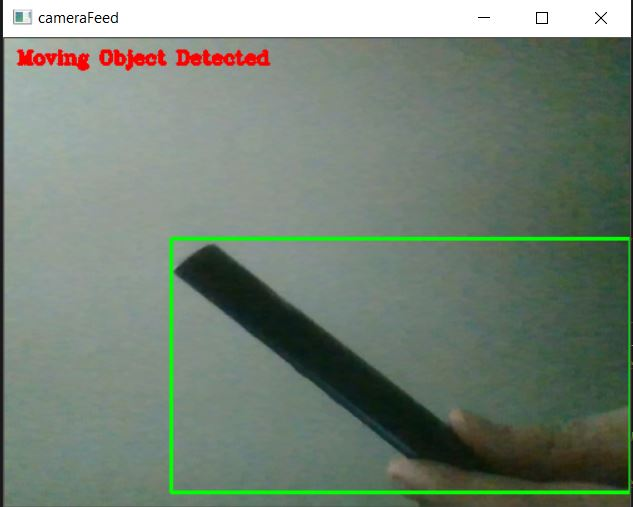
#> input picture MovingObjDet.JPG, 633 x 507 px, given in place of the camera
$ python Main.py.py
#> lines starting #> are read from the running program, lines starting #| are printed output that depends on the picture
import cv2
import time
import imutils

cam = cv2.VideoCapture(0)
time.sleep(1)

firstFrame = None
area = 500
while True:
    _,img = cam.read()
#> img is the input picture: shape (507, 633, 3); mean B, G, R 116.6, 130.4, 116
    text = "Normal"
    img = imutils.resize(img,width=500)
#> img: shape (400, 500, 3)
    grayImg = cv2.cvtColor(img,cv2.COLOR_BGR2GRAY)
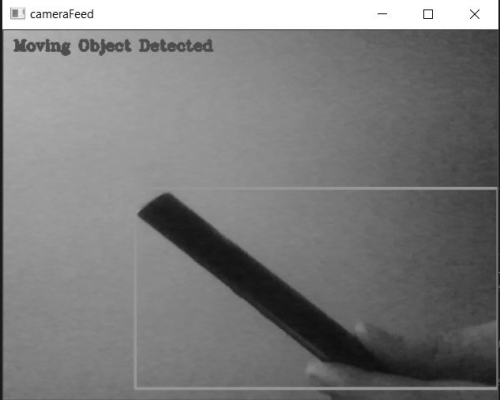
#> grayImg: shape (400, 500); min 8, max 255, mean 124.5
    gaussianImg = cv2.GaussianBlur(grayImg,(21,21),0)
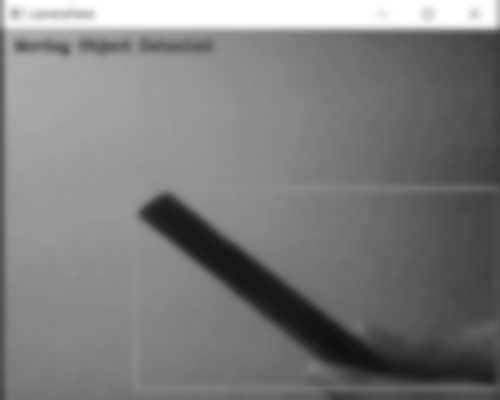
#> gaussianImg: shape (400, 500); min 17, max 255, mean 124.6

    # Setting up first Frame
    if firstFrame is None:
            firstFrame = gaussianImg
            continue
    # after geeting first frame we need to find the difference b/w ff and gaussianImg
    imgDiff = cv2.absdiff(firstFrame,gaussianImg)
    # Now we find threshold
    # cv2.threshold(source image,threshold,value to set,thresthold model)
    threshImg = cv2.threshold(imgDiff,25,255,cv2.THRESH_BINARY)[1]
    # Now we apply dilation:Dilation adds pixels to the boundaries of objects in an image
    # dilate() takes the following values:
    # 1. image: It is a required parameter and an original image on which we need to perform dilation.
    # 2.kernel: It is the required parameter is the matrix with which the image is convolved.
    # 3.dst: It is the output image of the same size and type as image src.
    # 4.anchor: It is a variable of type integer representing the anchor point and its default value Point is (-1, -1) which means that the anchor is at the kernel center.
    # 5. borderType: It depicts what kind of border to be added. It is defined by flags like cv2.BORDER_CONSTANT, cv2.BORDER_REFLECT, etc.
    # 6.iterations: It is an optional parameter that takes several iterations.
    # 7.borderValue: It is border value in case of a constant border.
    threshImg = cv2.dilate(threshImg,None,iterations=2)
    # Contours will help us detect edges and in sahe analysis
    cnts = cv2.findContours(threshImg.copy(),cv2.RETR_EXTERNAL,
           cv2.CHAIN_APPROX_SIMPLE)
    cnts = imutils.grab_contours(cnts)
    # Now we detect movement
    for c in cnts:
             if cv2.contourArea(c) < area:
                    continue
             (x,y,w,h) = cv2.boundingRect(c)
             cv2.rectangle(img,(x,y),(x+w,y+h),(0,255,0),2)
             text = "Moving Object Detected"

    print(text)
    cv2.putText(img,text,(10,20),cv2.FONT_HERSHEY_COMPLEX,0.5,(0,0,255),2)
    # Displaying objects
    cv2.imshow("cameraFeed",img)
    # cv2.imshow("Threshold Image",threshImg)

    key = cv2.waitKey(1)&0xFF
    # q to quit window
    if key == ord("q"):
        break

cam.release()
cv2.destroyAllWindows()
